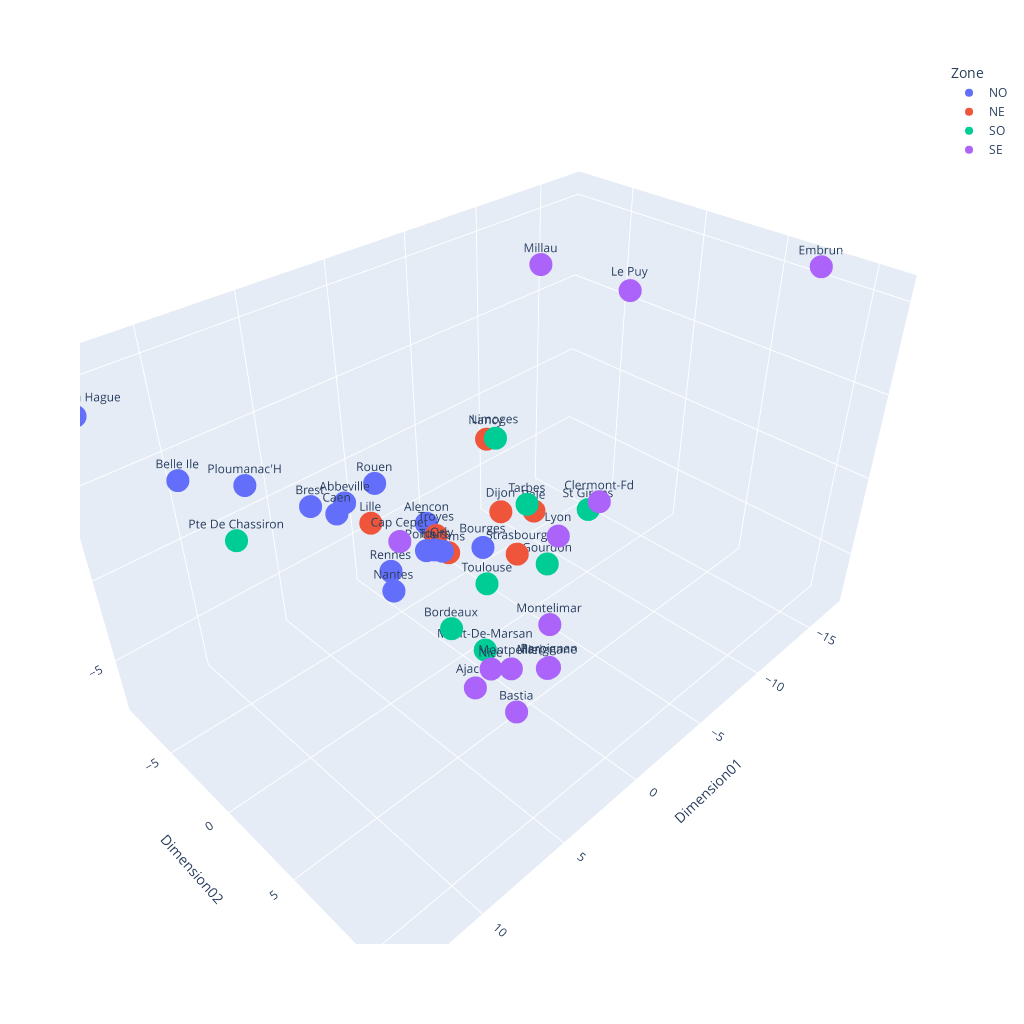

Source (notebook cell):
### Code cell
layout = go.Layout({"showlegend": False})

fig = px.scatter_3d(donneesACP, 
                    x='Dimension01', 
                    y='Dimension02', 
                    z='Dimension03',
                    color='Zone',
                    # size='Dimension04',
#                     symbol='Dimension04',
                    text='Nom',
                    width=1024,
                    height=1024,
                   )

fig.show()

### Figure 1 — Plotly figure (JSON) as saved in the notebook; plotly's stock layout.template omitted (floating-point values rounded to 4 significant figures)
{"data": [{"hovertemplate": "Zone=NO<br>Dimension01=%{x}<br>Dimension02=%{y}<br>Dimension03=%{z}<br>Nom=%{text}<extra></extra>", "legendgroup": "NO", "marker": {"color": "#636efa", "symbol": "circle"}, "mode": "markers+text", "name": "NO", "scene": "scene", "showlegend": true, "text": ["Abbeville", "Pte De La Hague", "Caen", "Rouen", "Brest", "Ploumanac'H", "Rennes", "Alencon", "Orly", "Belle Ile", "Nantes", "Tours", "Bourges", "Poitiers"], "type": "scatter3d", "x": [2.12, 13.61, 2.977, 0.08922, 3.612, 7.506, 1.996, -1.442, 0.5336, 11.32, 2.428, 0.2717, -2.101, 0.1499], "y": [-6.397, -8.372, -5.937, -6.425, -7.277, -6.483, -3.103, -4.217, -0.7052, -5.079, -2.417, -1.607, -0.5492, -2.398], "z": [-0.527, 8.627, -0.5565, -0.3029, -0.4493, 3.12, -3.235, -2.55, -1.415, 5.895, -3.885, -1.974, -2.533, -2.523]}, {"hovertemplate": "Zone=NE<br>Dimension01=%{x}<br>Dimension02=%{y}<br>Dimension03=%{z}<br>Nom=%{text}<extra></extra>", "legendgroup": "NE", "marker": {"color": "#EF553B", "symbol": "circle"}, "mode": "markers+text", "name": "NE", "scene": "scene", "showlegend": true, "text": ["Lille", "Reims", "Troyes", "Nancy", "Strasbourg", "Dijon", "Bale"], "type": "scatter3d", "x": [1.987, -1.754, -1.142, -5.843, -4.322, -4.126, -6.836], "y": [-4.47, -2.861, -3.106, -4.086, -0.2393, -1.276, -1.426], "z": [-0.889, -3.966, -2.612, 0.8458, -4.028, -1.663, -3.071]}, {"hovertemplate": "Zone=SO<br>Dimension01=%{x}<br>Dimension02=%{y}<br>Dimension03=%{z}<br>Nom=%{text}<extra></extra>", "legendgroup": "SO", "marker": {"color": "#00cc96", "symbol": "circle"}, "mode": "markers+text", "name": "SO", "scene": "scene", "showlegend": true, "text": ["Pte De Chassiron", "Limoges", "Bordeaux", "Gourdon", "Mont-De-Marsan", "Tarbes", "St Girons", "Toulouse"], "type": "scatter3d", "x": [10.31, -4.899, 2.133, -5.25, -0.7049, -5.253, -8.484, 1.553], "y": [-2.848, -2.434, 1.595, 1.106, 0.9795, -0.4475, 1.064, 3.546], "z": [3.357, 2.045, -4.082, -4.465, -7.797, -1.329, -2.539, -0.4283]}, {"hovertemplate": "Zone=SE<br>Dimension01=%{x}<br>Dimension02=%{y}<br>Dimension03=%{z}<br>Nom=%{text}<extra></extra>", "legendgroup": "SE", "marker": {"color": "#ab63fa", "symbol": "circle"}, "mode": "markers+text", "name": "SE", "scene": "scene", "showlegend": true, "text": ["Clermont-Fd", "Le Puy", "Lyon", "Millau", "Montelimar", "Embrun", "Montpellier", "Marignane", "Cap Cepet", "Nice", "Perpignan", "Ajaccio", "Bastia"], "type": "scatter3d", "x": [-6.184, -16.87, -3.294, -8.159, 1.07, -17.24, 5.386, 4.849, 8.049, 7.073, 5.667, 5.191, 4.017], "y": [3.654, -3.676, 3.558, -2.505, 7.098, 7.544, 8.935, 10.43, 5.602, 9.499, 11.27, 6.531, 7.922], "z": [0.422, 6.081, -0.2411, 10.57, -1.006, 10.74, 0.4709, 1.15, 6.658, 2.006, 2.343, -2.462, -3.805]}], "layout": {"height": 1024, "legend": {"title": {"text": "Zone"}, "tracegroupgap": 0}, "margin": {"t": 60}, "scene": {"domain": {"x": [0, 1], "y": [0, 1]}, "xaxis": {"title": {"text": "Dimension01"}}, "yaxis": {"title": {"text": "Dimension02"}}, "zaxis": {"title": {"text": "Dimension03"}}}, "width": 1024}}
